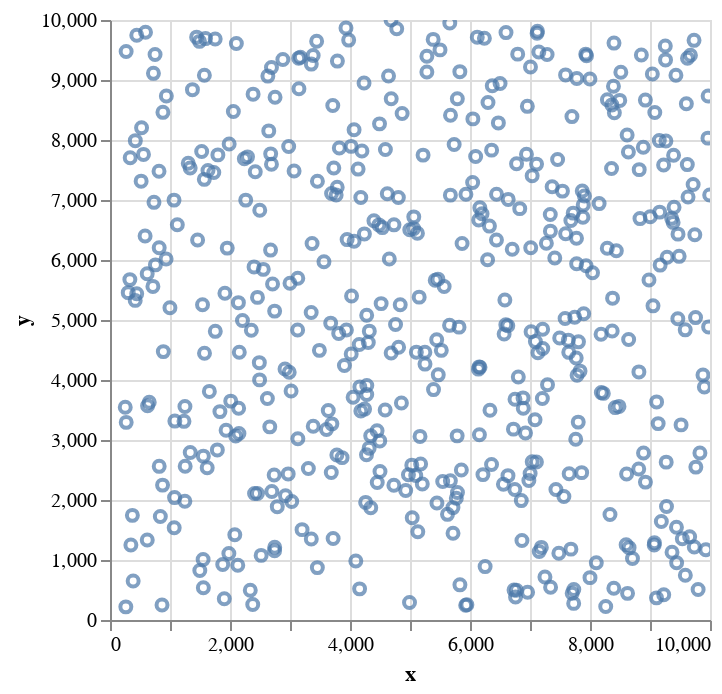

The cell this chart's notebook holds for it:
### Code cell
alt.Chart(df).mark_point().encode(x='x', y='y').properties().interactive()

### Figure 1 — Vega-Lite specification as saved in the notebook (floating-point values rounded to 4 significant figures; data arrays with more than 128 entries replaced by an {"elided": "..."} marker saying what was removed)
{"config": {"view": {"continuousWidth": 300, "continuousHeight": 300}}, "data": {"name": "data-762ab8c8daabef93e90f3834024d3683"}, "mark": {"type": "point"}, "encoding": {"x": {"field": "x", "type": "quantitative"}, "y": {"field": "y", "type": "quantitative"}}, "params": [{"name": "param_7", "select": {"type": "interval", "encodings": ["x", "y"]}, "bind": "scales"}], "$schema": "https://vega.github.io/schema/vega-lite/v5.17.0.json", "datasets": {"data-762ab8c8daabef93e90f3834024d3683": {"elided": "500 records"}}}
